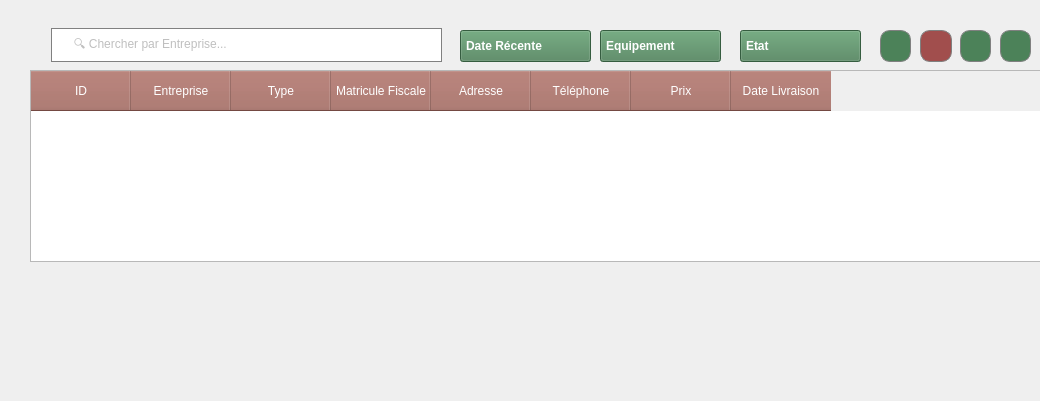
         <widget class="QWidget" name="scrollAreaWidgetContents_4">
          <property name="geometry">
           <rect>
            <x>0</x>
            <y>0</y>
            <width>1040</width>
            <height>401</height>
           </rect>
          </property>
          <property name="sizePolicy">
           <sizepolicy hsizetype="Expanding" vsizetype="Expanding">
            <horstretch>0</horstretch>
            <verstretch>0</verstretch>
           </sizepolicy>
          </property>
          <widget class="QComboBox" name="comboBox_4">
           <property name="geometry">
            <rect>
             <x>600</x>
             <y>30</y>
             <width>131</width>
             <height>32</height>
            </rect>
           </property>
           <property name="styleSheet">
            <string notr="true">QComboBox
{
color:white;
margin-right:10px;
appearance:none;
padding-left:5px;
padding-right:5px;
font-weight:600;
background:rgb(76,130,89);
height:35px;
}
QComboBox::drop-down {
	border:none;
}
QComboBox::down-arrow {
	image:url(:/Purestay/images/icones/arrow.png);
	padding-right:20px;
	width:10px;
	color:white;
}

QComboBox::QListView {
background-color:rgb(129,153,101);
}

QComboBox::QListViewItem {
background-color:rgb(129,153,101);
}





</string>
           </property>
           <item>
            <property name="text">
             <string>Equipement</string>
            </property>
           </item>
           <item>
            <property name="text">
             <string>Alimentation</string>
            </property>
           </item>
           <item>
            <property name="text">
             <string>Uniformes</string>
            </property>
           </item>
          </widget>
          <widget class="QTableWidget" name="tableWidget">
           <property name="geometry">
            <rect>
             <x>30</x>
             <y>70</y>
             <width>1011</width>
             <height>192</height>
            </rect>
           </property>
           <property name="styleSheet">
            <string notr="true">QHeaderView::section
{
background-color:rgb(163,102,92);
width:80px;

height:40px;
color:white;
}

</string>
           </property>
           <column>
            <property name="text">
             <string>ID</string>
            </property>
           </column>
           <column>
            <property name="text">
             <string>Entreprise</string>
            </property>
           </column>
           <column>
            <property name="text">
             <string>Type</string>
            </property>
           </column>
           <column>
            <property name="text">
             <string>Matricule Fiscale</string>
            </property>
           </column>
           <column>
            <property name="text">
             <string>Adresse</string>
            </property>
           </column>
           <column>
            <property name="text">
             <string>Téléphone</string>
            </property>
           </column>
           <column>
            <property name="text">
             <string>Prix</string>
            </property>
           </column>
           <column>
            <property name="text">
             <string>Date Livraison</string>
            </property>
           </column>
          </widget>
          <widget class="QComboBox" name="comboBox">
           <property name="geometry">
            <rect>
             <x>460</x>
             <y>30</y>
             <width>141</width>
             <height>32</height>
            </rect>
           </property>
           <property name="styleSheet">
            <string notr="true">QComboBox
{
color:white;
margin-right:10px;
appearance:none;
padding-left:5px;
padding-right:5px;
font-weight:600;
background:rgb(76,130,89);
height:35px;
}
QComboBox::drop-down {
	border:none;
}
QComboBox::down-arrow {
	image:url(:/Purestay/images/icones/arrow.png);
	padding-right:20px;
	width:10px;
	color:white;
}

QComboBox::QListView {
background-color:rgb(129,153,101);
}

QComboBox::QListViewItem {
background-color:rgb(129,153,101);
}





</string>
           </property>
           <item>
            <property name="text">
             <string>Date Récente</string>
            </property>
           </item>
           <item>
            <property name="text">
             <string>Date Ancienne</string>
            </property>
           </item>
           <item>
            <property name="text">
             <string>Prix</string>
            </property>
           </item>
           <item>
            <property name="text">
             <string>Nom Entreprise</string>
            </property>
           </item>
          </widget>
          <widget class="QLineEdit" name="lineEdit">
           <property name="geometry">
            <rect>
             <x>41</x>
             <y>28</y>
             <width>411</width>
             <height>34</height>
            </rect>
           </property>
           <property name="accessibleName">
            <string/>
           </property>
           <property name="styleSheet">
            <string notr="true">background-color:white;
border:solid;
border-color:gray;
color:gray;
padding-left:20px;
margin-left:10px;
margin-right:10px;
border-width:1px;
</string>
           </property>
           <property name="text">
            <string/>
           </property>
           <property name="placeholderText">
            <string>🔍 Chercher par Entreprise...</string>
           </property>
          </widget>
          <widget class="QWidget" name="widget_4" native="true">
           <property name="geometry">
            <rect>
             <x>11</x>
             <y>11</y>
             <width>415</width>
             <height>16</height>
            </rect>
           </property>
          </widget>
          <widget class="QPushButton" name="pushButton">
           <property name="geometry">
            <rect>
             <x>880</x>
             <y>30</y>
             <width>31</width>
             <height>32</height>
            </rect>
           </property>
           <property name="toolTip">
            <string>Ajouter Une Commande</string>
           </property>
           <property name="styleSheet">
            <string notr="true">QPushButton
{
border-color:gray;
border-width:1px;
border-style:solid;
border-radius:10px;
width:20px;
color:white;
background:rgb(76,130,89);

}
</string>
           </property>
           <property name="text">
            <string/>
           </property>
           <property name="icon">
            <iconset resource="purestaybackground.qrc">
             <normaloff>:/Purestay/images/icones/ajouter.png</normaloff>:/Purestay/images/icones/ajouter.png</iconset>
           </property>
          </widget>
          <widget class="QPushButton" name="pushButton_2">
           <property name="geometry">
            <rect>
             <x>920</x>
             <y>30</y>
             <width>32</width>
             <height>32</height>
            </rect>
           </property>
           <property name="toolTip">
            <string>Supprimer une commande</string>
           </property>
           <property name="styleSheet">
            <string notr="true">QPushButton
{
border-color:gray;
border-width:1px;
border-style:solid;
border-radius:10px;
width:20px;
color:white;
background: rgb(161,78,77);

}
</string>
           </property>
           <property name="text">
            <string/>
           </property>
           <property name="icon">
            <iconset resource="purestaybackground.qrc">
             <normaloff>:/Purestay/images/icones/supprimer.png</normaloff>:/Purestay/images/icones/supprimer.png</iconset>
           </property>
          </widget>
          <widget class="QPushButton" name="pushButton_3">
           <property name="geometry">
            <rect>
             <x>960</x>
             <y>30</y>
             <width>31</width>
             <height>32</height>
            </rect>
           </property>
           <property name="toolTip">
            <string>Modifier</string>
           </property>
           <property name="styleSheet">
            <string notr="true">QPushButton
{
border-color:gray;
border-width:1px;
border-style:solid;
border-radius:10px;
width:20px;
color:white;
background:rgb(76,130,89);

}
</string>
           </property>
           <property name="text">
            <string/>
           </property>
           <property name="icon">
            <iconset resource="purestaybackground.qrc">
             <normaloff>:/Purestay/images/icones/modifier2.png</normaloff>:/Purestay/images/icones/modifier2.png</iconset>
           </property>
          </widget>
          <widget class="QPushButton" name="pushButton_4">
           <property name="geometry">
            <rect>
             <x>1000</x>
             <y>30</y>
             <width>31</width>
             <height>32</height>
            </rect>
           </property>
           <property name="toolTip">
            <string>Modifier</string>
           </property>
           <property name="styleSheet">
            <string notr="true">QPushButton
{
border-color:gray;
border-width:1px;
border-style:solid;
border-radius:10px;
width:20px;
color:white;
background:rgb(76,130,89);

}
</string>
           </property>
           <property name="text">
            <string/>
           </property>
           <property name="icon">
            <iconset resource="purestaybackground.qrc">
             <normaloff>:/Purestay/images/icones/pdf.png</normaloff>:/Purestay/images/icones/pdf.png</iconset>
           </property>
          </widget>
          <widget class="QComboBox" name="comboBox_13">
           <property name="geometry">
            <rect>
             <x>740</x>
             <y>30</y>
             <width>131</width>
             <height>32</height>
            </rect>
           </property>
           <property name="styleSheet">
            <string notr="true">QComboBox
{
color:white;
margin-right:10px;
appearance:none;
padding-left:5px;
padding-right:5px;
font-weight:600;
background:rgb(76,130,89);
height:35px;
}
QComboBox::drop-down {
	border:none;
}
QComboBox::down-arrow {
	image:url(:/Purestay/images/icones/arrow.png);
	padding-right:20px;
	width:10px;
	color:white;
}

QComboBox::QListView {
background-color:rgb(129,153,101);
}

QComboBox::QListViewItem {
background-color:rgb(129,153,101);
}





</string>
           </property>
           <item>
            <property name="text">
             <string>Etat</string>
            </property>
           </item>
           <item>
            <property name="text">
             <string>Traité</string>
            </property>
           </item>
           <item>
            <property name="text">
             <string>Non Traité</string>
            </property>
           </item>
          </widget>
         </widget>
